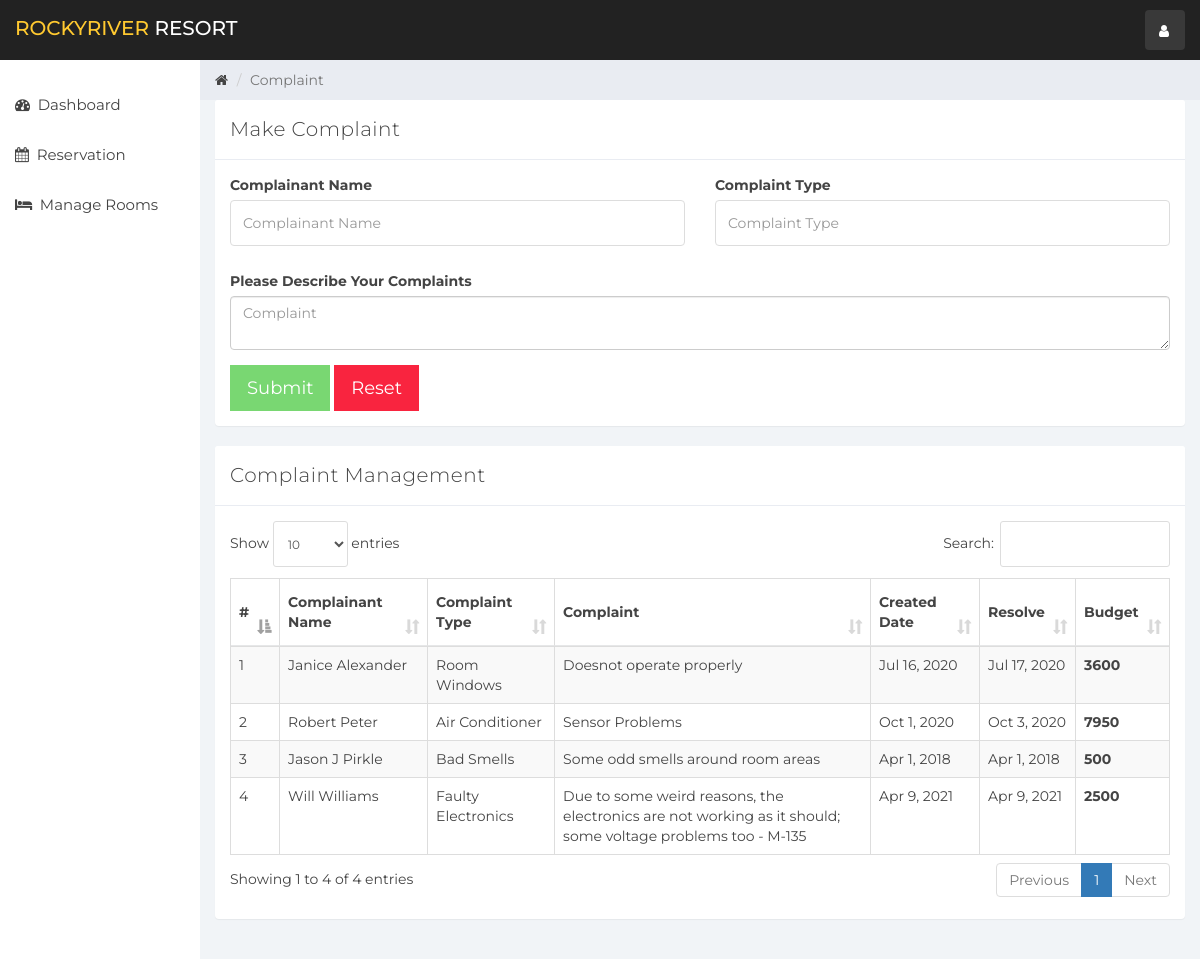
/index.php?complain (signed in), run on the app's committed database.
### tables this page shows
CREATE TABLE `complaint` (
  `id` int(11) NOT NULL,
  `complainant_name` varchar(100) NOT NULL,
  `complaint_type` varchar(100) NOT NULL,
  `complaint` varchar(200) NOT NULL,
  `created_at` timestamp NOT NULL DEFAULT CURRENT_TIMESTAMP,
  `resolve_status` tinyint(1) NOT NULL,
  `resolve_date` timestamp NULL DEFAULT CURRENT_TIMESTAMP ON UPDATE CURRENT_TIMESTAMP,
  `budget` int(11) DEFAULT NULL
);

### complain.php (the view, shortened to what this page needs)
<div class="col-sm-9 col-sm-offset-3 col-lg-10 col-lg-offset-2 main">
    <div class="row">
        <ol class="breadcrumb">
            <li><a href="#">
                    <em class="fa fa-home"></em>
                </a></li>
            <li class="active">Complaint</li>
        </ol>
    </div>
    <div class="row">
        <div class="col-lg-12">
            <div class="panel panel-default">
                <div class="panel-heading">Make Complaint</div>
                <div class="panel-body">
                    <form role="form"  data-toggle="validator" method="post" action="ajax.php">
                        <div class="row">
                            <div class="form-group col-lg-6">
                                <label>Complainant Name</label>
                                <input type="text" class="form-control" placeholder="Complainant Name" name="complainant_name" required>
                            </div>
                            <div class="form-group col-lg-6">
                                <label>Complaint Type</label>
                                <input type="text" class="form-control" placeholder="Complaint Type" name="complaint_type" required>
                            </div>
                            <div class="form-group col-lg-12">
                                <label>Please Describe Your Complaints</label>
                                <textarea class="form-control" name="complaint" placeholder="Complaint" required></textarea>
                            </div>
                        </div>
                        <button type="submit" class="btn btn-lg btn-success" name="createComplaint" style="border-radius:0%">Submit</button>
                        <button type="reset" class="btn btn-lg btn-danger" style="border-radius:0%">Reset</button>
                    </form>
                </div>
            </div>
        </div>
    </div>
    <div class="row">
        <div class="col-lg-12">
            <div class="panel panel-default">
                <div class="panel-heading">Complaint Management</div>
                <div class="panel-body">
                    <table class="table table-striped table-bordered table-responsive" cellspacing="0" width="100%" id="rooms">
                        <thead>
                        <tr>
                            <th>#</th>
                            <th>Complainant Name</th>
                            <th>Complaint Type</th>
                            <th>Complaint</th>
                            <th>Created Date</th>
                            <th>Resolve</th>
                            <th>Budget</th>
                        </tr>
                        </thead>
                        <tbody>
                        <?php
                        $complaint_query = "SELECT * FROM complaint";
                        $complaint_result = mysqli_query($connection, $complaint_query);
                        if (mysqli_num_rows($complaint_result) > 0) {
                            $num = 0;
                            while ($complaint = mysqli_fetch_assoc($complaint_result)) {
                                $num++
                                ?>
                                <tr>
                                    <td><?php echo $num ?></td>
                                    <td><?php echo $complaint['complainant_name'] ?></td>
                                    <td><?php echo $complaint['complaint_type'] ?></td>
                                    <td><?php echo $complaint['complaint'] ?></td>
                                    <td><?php echo date('M j, Y',strtotime($complaint['created_at'])) ?></td>
                                    <td>
                                        <?php if(!$complaint['resolve_status']){
                                            echo '<button class="btn btn-info" data-toggle="modal" style="border-radius:0%" data-target="#complaintModal" data-id="' . $complaint['id'] . '" id="complaint">Resolve</a>';
                                        } else{
                                            echo date('M j, Y',strtotime($complaint['resolve_date']));
                                        }
                                        ?>
                                    </td>
                                    <th><?php echo $complaint['budget'] ?></th>
                                </tr>
                            <?php }
                        } else {
                            echo "No Rooms";
                        }
                        ?>
                        </tbody>
                    </table>
                </div>
            </div>
        </div>
    </div>
    <div class="row">
        <div class="col-sm-12">
        </div>
    </div>
</div>

### css/styles.css (style rules this page uses)
body { background: #f1f4f7; padding-top: 60px; font-size: 14px; color: #444444; font-family: "Montserrat", "Helvetica Neue", Helvetica, Arial, sans-serif; }
a, a:hover, a:focus { color: #444444; }
input.form-control { border: 1px solid #ddd; box-shadow: none; height: 46px; }
.btn-success, .btn-success:hover, .btn-success:focus, .btn-success:active, .btn-success.active, .open > .dropdown-toggle.btn-success, .btn-success.disabled, .btn-success[disabled], fieldset[disabled] .btn-success, .btn-success.disabled:hover, .btn-success[disabled]:hover, fieldset[disabled] .btn-success:hover, .btn-success.disabled:focus, .btn-success[disabled]:focus, fieldset[disabled] .btn-success:focus, .btn-success.disabled:active, .btn-success[disabled]:active, fieldset[disabled] .btn-success:active, .btn-success.disabled.active, .btn-success[disabled].active, fieldset[disabled] .btn-success.active { background-color: #32c328; border-color: #32c328; }
.btn-danger, .btn-danger:hover, .btn-danger:focus, .btn-danger:active, .btn-danger.active, .open > .dropdown-toggle.btn-danger, .btn-danger.disabled, .btn-danger[disabled], fieldset[disabled] .btn-danger, .btn-danger.disabled:hover, .btn-danger[disabled]:hover, fieldset[disabled] .btn-danger:hover, .btn-danger.disabled:focus, .btn-danger[disabled]:focus, fieldset[disabled] .btn-danger:focus, .btn-danger.disabled:active, .btn-danger[disabled]:active, fieldset[disabled] .btn-danger:active, .btn-danger.disabled.active, .btn-danger[disabled].active, fieldset[disabled] .btn-danger.active { background-color: #f9243f; border-color: #f9243f; }
.panel { border: 0; }
.panel-heading { font-size: 20px; font-weight: 300; letter-spacing: 0.025em; height: 60px; line-height: 38px; }
.panel-default .panel-heading { background: #fff; border-bottom: 1px solid #e9ecf2; color: #444444; }
.breadcrumb { border-radius: 0; padding: 10px 15px 10px 15px; background: #e9ecf2; margin: 0; }
.table { background: #fff; }
.table > thead > tr > th { border-bottom: 1px solid #e6e7e8; vertical-align: middle; height: 50px; }

### data on the page
complaint: complainant_name "Janice Alexander", complaint_type "Room Windows", complaint "Doesnot operate properly", created_at "Jul 16, 2020", resolve_date "Jul 17, 2020", budget "3600"
complaint: complainant_name "Robert Peter", complaint_type "Air Conditioner", complaint "Sensor Problems", created_at "Oct 1, 2020", resolve_date "Oct 3, 2020", budget "7950"
complaint: complainant_name "Jason J Pirkle", complaint_type "Bad Smells", complaint "Some odd smells around room areas", created_at "Apr 1, 2018", resolve_date "Apr 1, 2018", budget "500"
complaint: complainant_name "Will Williams", complaint_type "Faulty Electronics", complaint "Due to some weird reasons, the electronics are not working as it should; some voltage problems too - M-135", created_at "Apr 9, 2021", resolve_date "Apr 9, 2021", budget "2500"
